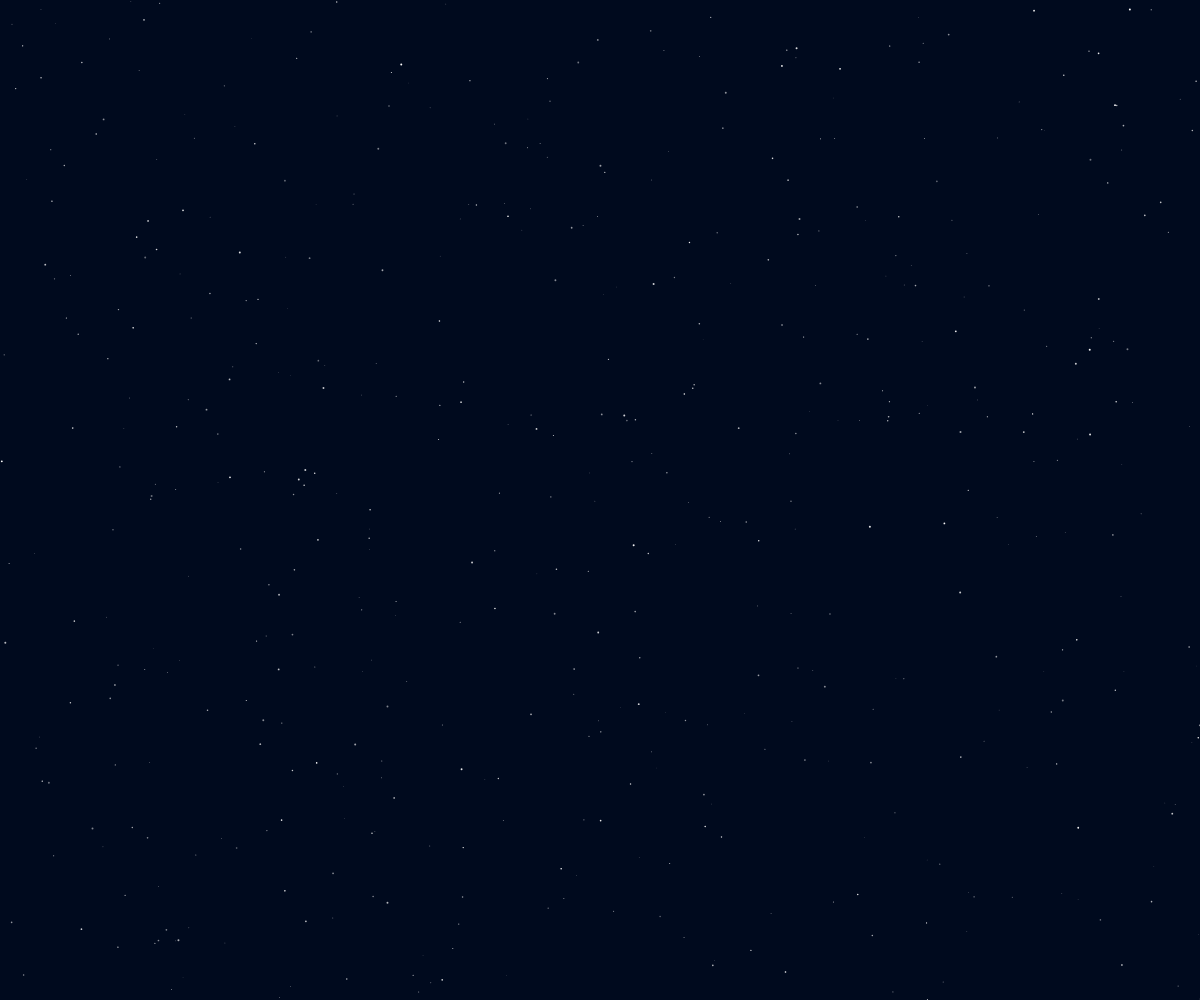
Frame 1 (no input)
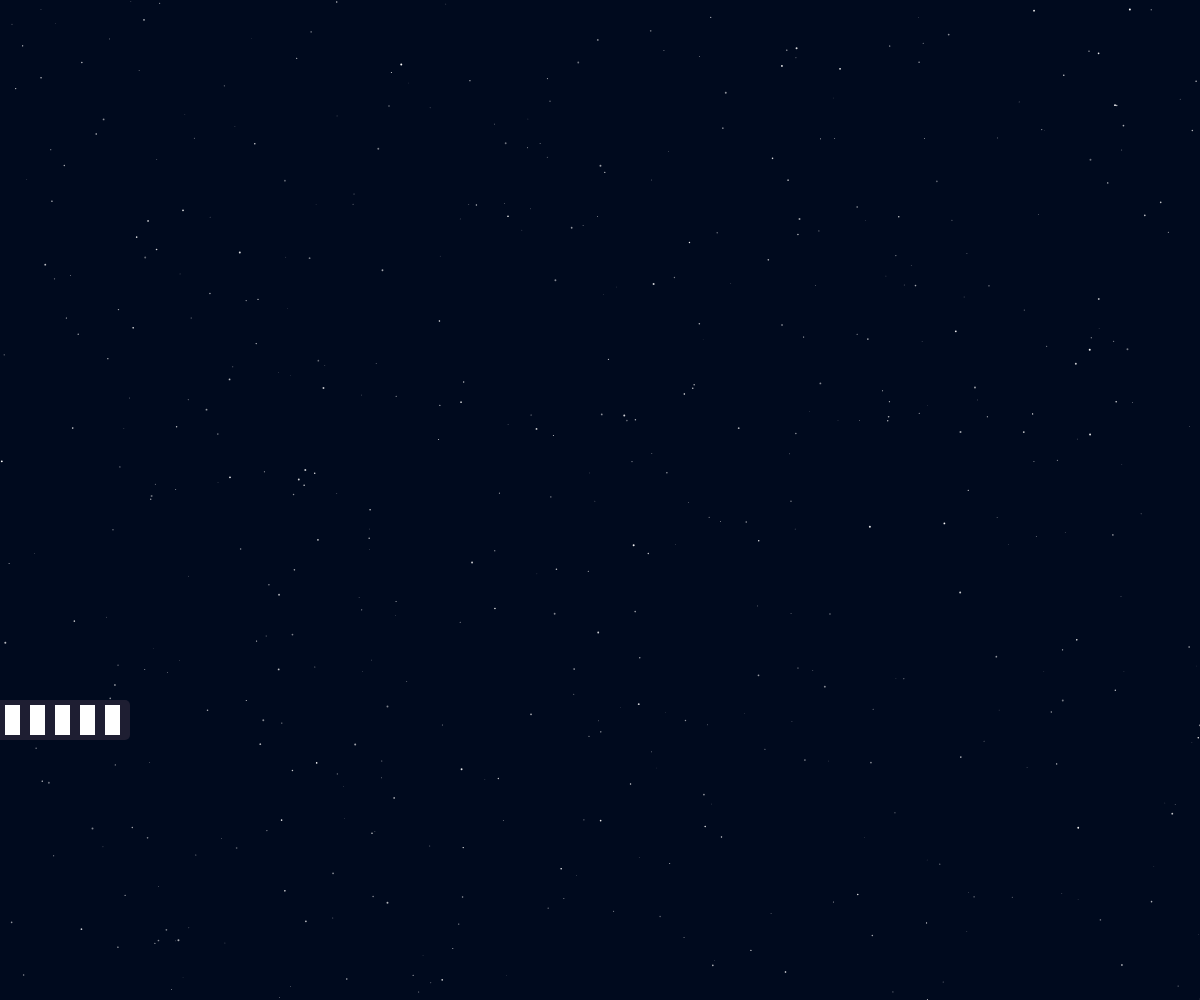
Frame 60 (no input)
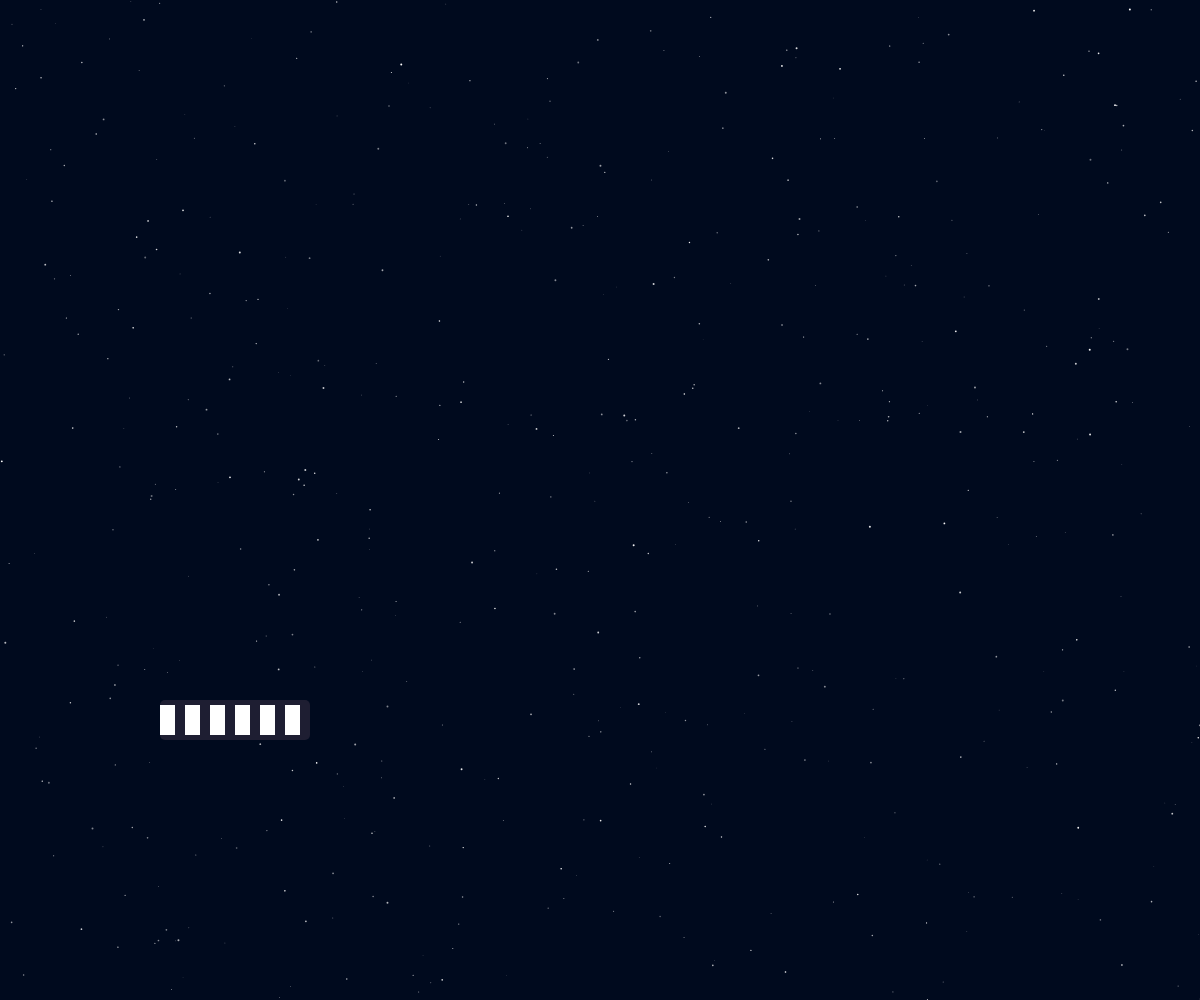
Frame 120 (the mouse pressed at the canvas centre since frame 60)

The p5.js sketch that drew these frames (run headless with seeded random() and noise() and a simulated clock; from frame 60 on, the mouse is pressed at the canvas centre):

// p5.js sketch
// ── sketch.js
let train;
let stars = [];

function setup() {
  createCanvas(windowWidth, windowHeight);
  // Create stars
  for (let i = 0; i < 500; i++) {
    stars.push({
      x: random(width),
      y: random(height),
      size: random(0.5, 2),
      brightness: random(100, 255)
    });
  }
  train = {
    x: -200,
    y: height * 0.7,
    width: 150,
    height: 40,
    speed: 3,
    windows: []
  };
  // Initialize windows
  for (let i = 0; i < 6; i++) {
    train.windows.push({
      x: i * 25,
      y: 5,
      w: 15,
      h: 30,
      on: false
    });
  }
}

function draw() {
  background(0, 10, 30);
  
  // Draw stars
  noStroke();
  for (let star of stars) {
    fill(255, star.brightness);
    ellipse(star.x, star.y, star.size);
  }

  // Update train position
  train.x += train.speed;
  
  // Reset train when it leaves canvas
  if (train.x > width + 200) {
    train.x = -200;
  }
  
  // Draw train
  fill(30, 30, 50);
  rect(train.x, train.y, train.width, train.height, 5);
  
  // Animate windows
  for (let window of train.windows) {
    window.on = !window.on;
    if (window.on) {
      fill(255, 255, 0); // Yellow
    } else {
      fill(255); // White
    }
    rect(train.x + window.x, train.y + window.y, window.w, window.h);
  }
}

function windowResized() {
  resizeCanvas(windowWidth, windowHeight);
}
